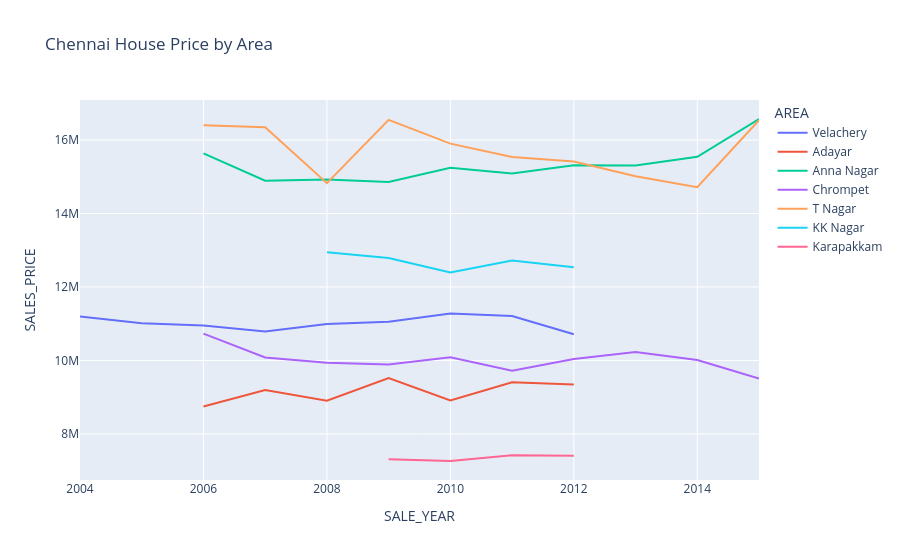

This figure's notebook cell:
### Code cell
# Yearwise, Areawise and Price wise data is given
fig = px.line(df.groupby(['SALE_YEAR','AREA'])['SALES_PRICE'].mean().reset_index(), x = 'SALE_YEAR', y='SALES_PRICE', color='AREA', title='Chennai House Price by Area')
fig.show()

### Figure 1 — Plotly figure (JSON) as saved in the notebook; plotly's stock layout.template omitted (floating-point values rounded to 4 significant figures)
{"data": [{"hovertemplate": "AREA=Velachery<br>SALE_YEAR=%{x}<br>SALES_PRICE=%{y}<extra></extra>", "legendgroup": "Velachery", "line": {"color": "#636efa", "dash": "solid"}, "marker": {"symbol": "circle"}, "mode": "lines", "name": "Velachery", "orientation": "v", "showlegend": true, "type": "scatter", "x": [2004, 2005, 2006, 2007, 2008, 2009, 2010, 2011, 2012], "xaxis": "x", "y": [11200000.0, 11010000.0, 10950000.0, 10790000.0, 10990000.0, 11060000.0, 11280000.0, 11210000.0, 10710000.0], "yaxis": "y"}, {"hovertemplate": "AREA=Adayar<br>SALE_YEAR=%{x}<br>SALES_PRICE=%{y}<extra></extra>", "legendgroup": "Adayar", "line": {"color": "#EF553B", "dash": "solid"}, "marker": {"symbol": "circle"}, "mode": "lines", "name": "Adayar", "orientation": "v", "showlegend": true, "type": "scatter", "x": [2006, 2007, 2008, 2009, 2010, 2011, 2012], "xaxis": "x", "y": [8747000.0, 9197000.0, 8904000.0, 9522000.0, 8909000.0, 9407000.0, 9342000.0], "yaxis": "y"}, {"hovertemplate": "AREA=Anna Nagar<br>SALE_YEAR=%{x}<br>SALES_PRICE=%{y}<extra></extra>", "legendgroup": "Anna Nagar", "line": {"color": "#00cc96", "dash": "solid"}, "marker": {"symbol": "circle"}, "mode": "lines", "name": "Anna Nagar", "orientation": "v", "showlegend": true, "type": "scatter", "x": [2006, 2007, 2008, 2009, 2010, 2011, 2012, 2013, 2014, 2015], "xaxis": "x", "y": [15640000.0, 14890000.0, 14930000.0, 14860000.0, 15250000.0, 15090000.0, 15310000.0, 15310000.0, 15540000.0, 16570000.0], "yaxis": "y"}, {"hovertemplate": "AREA=Chrompet<br>SALE_YEAR=%{x}<br>SALES_PRICE=%{y}<extra></extra>", "legendgroup": "Chrompet", "line": {"color": "#ab63fa", "dash": "solid"}, "marker": {"symbol": "circle"}, "mode": "lines", "name": "Chrompet", "orientation": "v", "showlegend": true, "type": "scatter", "x": [2006, 2007, 2008, 2009, 2010, 2011, 2012, 2013, 2014, 2015], "xaxis": "x", "y": [10730000.0, 10080000.0, 9938000.0, 9888000.0, 10090000.0, 9723000.0, 10040000.0, 10230000.0, 10010000.0, 9510000.0], "yaxis": "y"}, {"hovertemplate": "AREA=T Nagar<br>SALE_YEAR=%{x}<br>SALES_PRICE=%{y}<extra></extra>", "legendgroup": "T Nagar", "line": {"color": "#FFA15A", "dash": "solid"}, "marker": {"symbol": "circle"}, "mode": "lines", "name": "T Nagar", "orientation": "v", "showlegend": true, "type": "scatter", "x": [2006, 2007, 2008, 2009, 2010, 2011, 2012, 2013, 2014, 2015], "xaxis": "x", "y": [16410000.0, 16350000.0, 14830000.0, 16550000.0, 15900000.0, 15540000.0, 15420000.0, 15020000.0, 14720000.0, 16540000.0], "yaxis": "y"}, {"hovertemplate": "AREA=KK Nagar<br>SALE_YEAR=%{x}<br>SALES_PRICE=%{y}<extra></extra>", "legendgroup": "KK Nagar", "line": {"color": "#19d3f3", "dash": "solid"}, "marker": {"symbol": "circle"}, "mode": "lines", "name": "KK Nagar", "orientation": "v", "showlegend": true, "type": "scatter", "x": [2008, 2009, 2010, 2011, 2012], "xaxis": "x", "y": [12940000.0, 12790000.0, 12400000.0, 12720000.0, 12540000.0], "yaxis": "y"}, {"hovertemplate": "AREA=Karapakkam<br>SALE_YEAR=%{x}<br>SALES_PRICE=%{y}<extra></extra>", "legendgroup": "Karapakkam", "line": {"color": "#FF6692", "dash": "solid"}, "marker": {"symbol": "circle"}, "mode": "lines", "name": "Karapakkam", "orientation": "v", "showlegend": true, "type": "scatter", "x": [2009, 2010, 2011, 2012], "xaxis": "x", "y": [7309000.0, 7262000.0, 7421000.0, 7402000.0], "yaxis": "y"}], "layout": {"legend": {"title": {"text": "AREA"}, "tracegroupgap": 0}, "title": {"text": "Chennai House Price by Area"}, "xaxis": {"anchor": "y", "domain": [0, 1], "title": {"text": "SALE_YEAR"}}, "yaxis": {"anchor": "x", "domain": [0, 1], "title": {"text": "SALES_PRICE"}}}}
